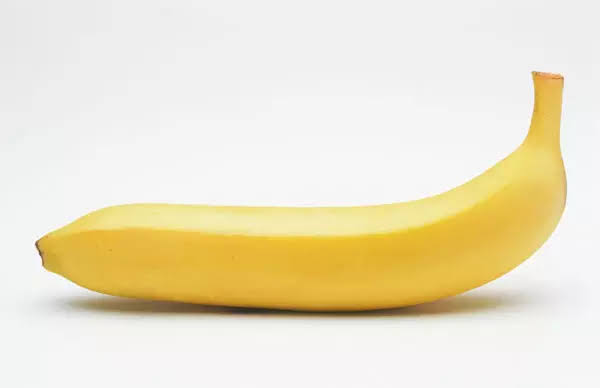
#> input picture project2/code/pic/banna.jpg, 600 x 388 px
$ python p2_4hotbanna.py
#> lines starting #> are read from the running program, lines starting #| are printed output that depends on the picture; after the words box and inside, x2 and y2 are one past the last pixel; in counts of white or black regions, pixels touching at a corner belong together
### project2/code/tool/stack_visualization.py
"""Visualization helpers for Gaussian/Laplacian stack blending."""

import matplotlib.pyplot as plt
import numpy as np


def _show_image(axis, image):
    if image.ndim == 2:
        axis.imshow(image, cmap="gray", vmin=0, vmax=1)
    else:
        axis.imshow(np.clip(image, 0, 1))
    axis.axis("off")


def _create_final_result_figure(result):
    """Create a dedicated window for the final blended image."""
    result_figure, result_axis = plt.subplots(
        num="Final Blended Result",
        figsize=(10, 8),
    )
    _show_image(result_axis, result)
    result_axis.set_title("Final Blended Result")
    result_figure.tight_layout()


def visualize_blend_result(image_a, image_b, mask, result, blend_data):
    """Show inputs and every level of a multiresolution blend."""
    gaussian_mask = blend_data["gaussian_mask"]
    masked_a = blend_data["masked_a"]
    masked_b = blend_data["masked_b"]
    blended_laplacian = blend_data["blended_laplacian"]
    levels = blended_laplacian.shape[0]

    fig, axes = plt.subplots(
        levels + 1,
        4,
        figsize=(16, 3 * (levels + 1)),
        squeeze=False,
    )

    first_row = (
        (image_a, "Image A"),
        (image_b, "Image B"),
        (mask, "Original Mask"),
        (result, "Final Blended Result"),
    )
    for column, (image, title) in enumerate(first_row):
        _show_image(axes[0, column], image)
        axes[0, column].set_title(title)

    axes[0, 0].text(
        -0.08,
        0.5,
        "Inputs",
        transform=axes[0, 0].transAxes,
        ha="right",
        va="center",
        rotation=90,
    )

    column_titles = (
        "Masked A Component",
        "Masked B Component",
        "Gaussian Mask",
        "Blended Component",
    )

    for level in range(levels):
        row = level + 1
        components = (
            masked_a[level],
            masked_b[level],
            blended_laplacian[level],
        )

        if level < levels - 1:
            # Signed Laplacian bands share a contrast scale at each level.
            max_abs = max(
                float(np.percentile(np.abs(component), 99))
                for component in components
            )
            if max_abs == 0:
                max_abs = 1.0

            displayed_a = np.clip(0.5 + masked_a[level] / (2 * max_abs), 0, 1)
            displayed_b = np.clip(0.5 + masked_b[level] / (2 * max_abs), 0, 1)
            displayed_blend = np.clip(
                0.5 + blended_laplacian[level] / (2 * max_abs),
                0,
                1,
            )
        else:
            # The last layer is a low-frequency residual, not a signed band.
            displayed_a = np.clip(masked_a[level], 0, 1)
            displayed_b = np.clip(masked_b[level], 0, 1)
            displayed_blend = np.clip(blended_laplacian[level], 0, 1)

        _show_image(axes[row, 0], displayed_a)
        _show_image(axes[row, 1], displayed_b)
        _show_image(axes[row, 2], gaussian_mask[level])
        _show_image(axes[row, 3], displayed_blend)

        for column, title in enumerate(column_titles):
            if level == 0:
                axes[row, column].set_title(title)

        level_name = f"Level {level}"
        if level == levels - 1:
            level_name += "\n(residual)"
        axes[row, 0].text(
            -0.08,
            0.5,
            level_name,
            transform=axes[row, 0].transAxes,
            ha="right",
            va="center",
            rotation=90,
        )

    fig.suptitle("Multiresolution Blend: All Stack Levels", fontsize=16)
    fig.tight_layout(rect=(0, 0, 1, 0.98))

    # Create this figure before the blocking show() call so GUI backends display
    # the final image in its own window alongside the stack overview.
    _create_final_result_figure(result)
    plt.show()


# [49 lines left out: function visualize_stacks, not called in this run]

### project2/code/p2_4hotbanna.py
import numpy as np
import scipy
import cv2

from tool.stack_visualization import (
    visualize_blend_result,
    visualize_stacks,
)


def gaussian_blur(image, sigma):
    return cv2.GaussianBlur(
        image,
        ksize=(0, 0),
        sigmaX=sigma,
        sigmaY=sigma,
        borderType=cv2.BORDER_REFLECT,
    )


def gaussian_stack(image, levels, base_sigma):
    stack = [image.astype(np.float32)]

    for level in range(1, levels):
        level_sigma = base_sigma * (2 ** (level - 1))
        blurred = gaussian_blur(stack[0], level_sigma)
        stack.append(blurred)

    return np.stack(stack, axis=0)

def laplacian_stack(gaussian):
    laplacian = np.empty_like(gaussian)

    for level in range(gaussian.shape[0] - 1):
        laplacian[level] = (
            gaussian[level] - gaussian[level + 1]
        )

    laplacian[-1] = gaussian[-1]
    return laplacian


def multiresolution_blend(image_a, image_b, mask, levels, base_sigma):
    gaussian_a = gaussian_stack(image_a, levels, base_sigma)
    gaussian_b = gaussian_stack(image_b, levels, base_sigma)
    gaussian_mask = gaussian_stack(mask, levels, base_sigma)

    laplacian_a = laplacian_stack(gaussian_a)
    laplacian_b = laplacian_stack(gaussian_b)

    mask_weights = gaussian_mask
    if image_a.ndim == 3:
        mask_weights = mask_weights[..., np.newaxis]

    masked_a = mask_weights * laplacian_a
    masked_b = (1.0 - mask_weights) * laplacian_b
    blended_laplacian = masked_a + masked_b

    result = np.sum(blended_laplacian, axis=0)
    blend_data = {
        "gaussian_mask": gaussian_mask,
        "laplacian_a": laplacian_a,
        "laplacian_b": laplacian_b,
        "masked_a": masked_a,
        "masked_b": masked_b,
        "blended_laplacian": blended_laplacian,
    }
    return np.clip(result, 0.0, 1.0), blend_data


def main():
    image_a = cv2.imread("pic/banna.jpg", cv2.IMREAD_COLOR)
#> image_a is the input picture: shape (388, 600, 3); mean B, G, R 202.3, 228.4, 237.2
    image_b = cv2.imread("pic/hotdog.jpg", cv2.IMREAD_COLOR)
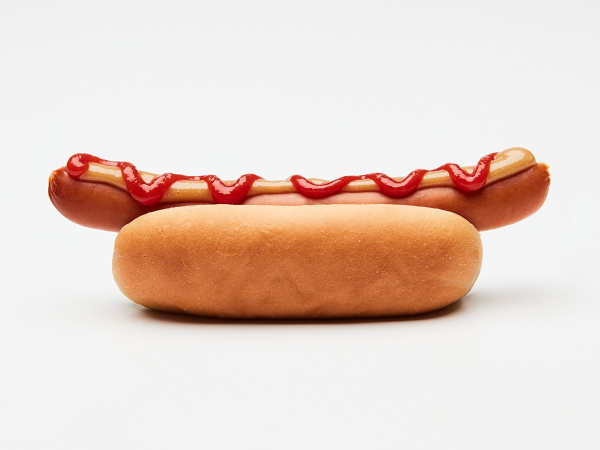
#> input picture project2/code/pic/hotdog.jpg, 1200 x 900 px (shown at 1/2 size)
#> image_b is the input picture: shape (900, 1200, 3); mean B, G, R 201.5, 211.4, 231

    image_a = cv2.cvtColor(image_a, cv2.COLOR_BGR2RGB).astype(np.float32) / 255.0
    image_b = cv2.cvtColor(image_b, cv2.COLOR_BGR2RGB).astype(np.float32) / 255.0

    if image_a.shape != image_b.shape:
        image_a = cv2.resize(image_a,(image_b.shape[1], image_b.shape[0]),interpolation=cv2.INTER_AREA)
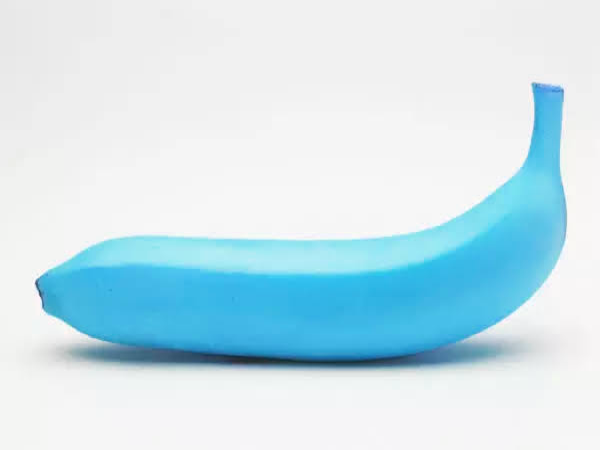
#> image_a: shape (900, 1200, 3) float32 (shown at 1/2 size); mean B, G, R 0.924, 0.891, 0.79

    image_a = np.roll(image_a, -180, axis=0)
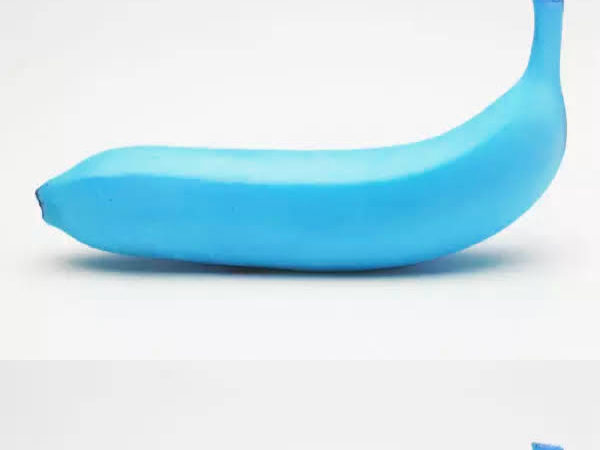
#> image_a: shape (900, 1200, 3) float32 (shown at 1/2 size); mean B, G, R 0.925, 0.891, 0.79

    levels = 6
    base_sigma = 1

    mask = cv2.imread(
        "mask/hotdog_mask.png",
        cv2.IMREAD_GRAYSCALE,
    ).astype(np.float32) / 255.0
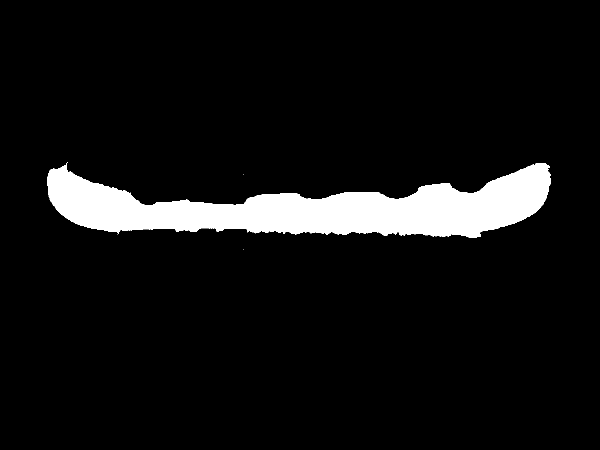
#> input picture project2/code/mask/hotdog_mask.png, 1200 x 900 px (shown at 1/2 size)
#> mask: shape (900, 1200) float32; values 0 (black) and 1 (white), 7.2% white; 3 white regions (2 under 20 px), largest, box (x1, y1, x2, y2) and area: (94, 324, 1102, 476) 78113

    result, blend_data = multiresolution_blend(
        image_a,
        image_b,
        mask,
        levels,
        base_sigma,
    )
#> after the loop in gaussian_stack, `for level in range(1, levels):`: stack = 6 items
#> in multiresolution_blend, `result = np.sum(blended_laplacian, axis=0)`:
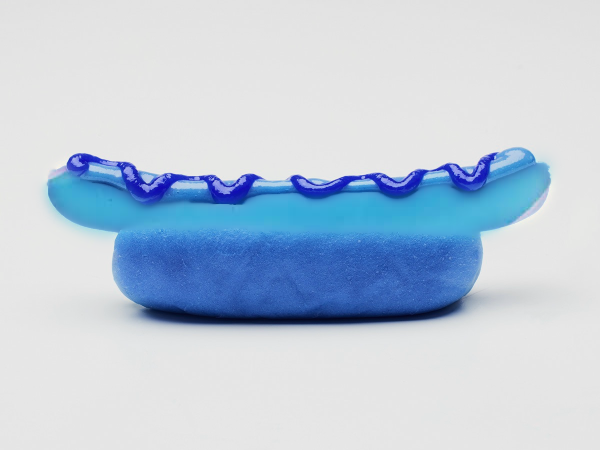
#> result: shape (900, 1200, 3) float32 (shown at 1/2 size); mean of channels 0, 1, 2 0.908, 0.841, 0.781; drawn with min black and max white
#> blend_data = 6 items
    visualize_blend_result(image_a, image_b, mask, result, blend_data)
#> the loop in visualize_blend_result, `for column, (image, title) in enumerate(first_row):` made 4 passes
#> title on passes 1 to 4: 'Image A', 'Image B', 'Original Mask', 'Final Blended Result'
#> the loop in visualize_blend_result, `for level in range(levels):` made 6 passes
#> pass 1, in visualize_blend_result, `displayed_b = np.clip(0.5 + masked_b[level] / (2 * max_abs), 0, 1)`:
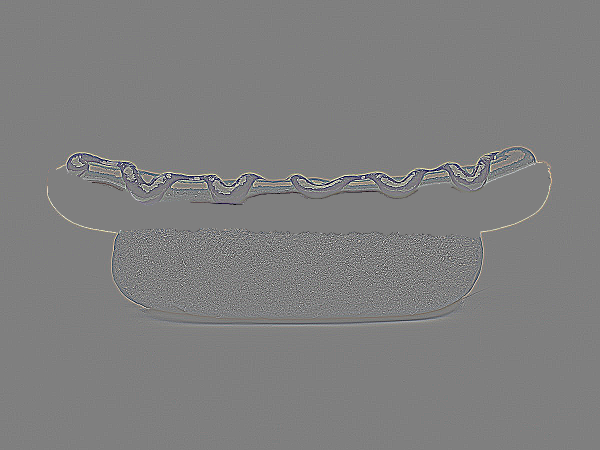
#> displayed_b: shape (900, 1200, 3) float32 (shown at 1/2 size); mean of channels 0, 1, 2 0.5, 0.5, 0.5; drawn as B, G, R
#> in visualize_blend_result, `plt.show()`:
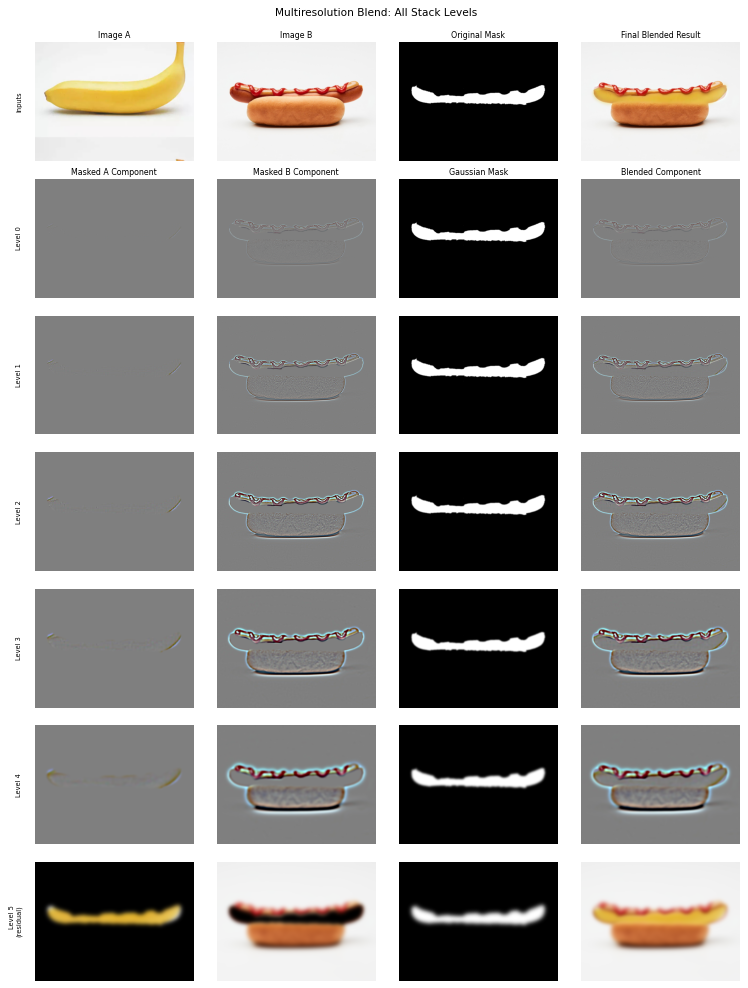
#> figure drawn by matplotlib, 28 panels


if __name__ == "__main__":
    main()
